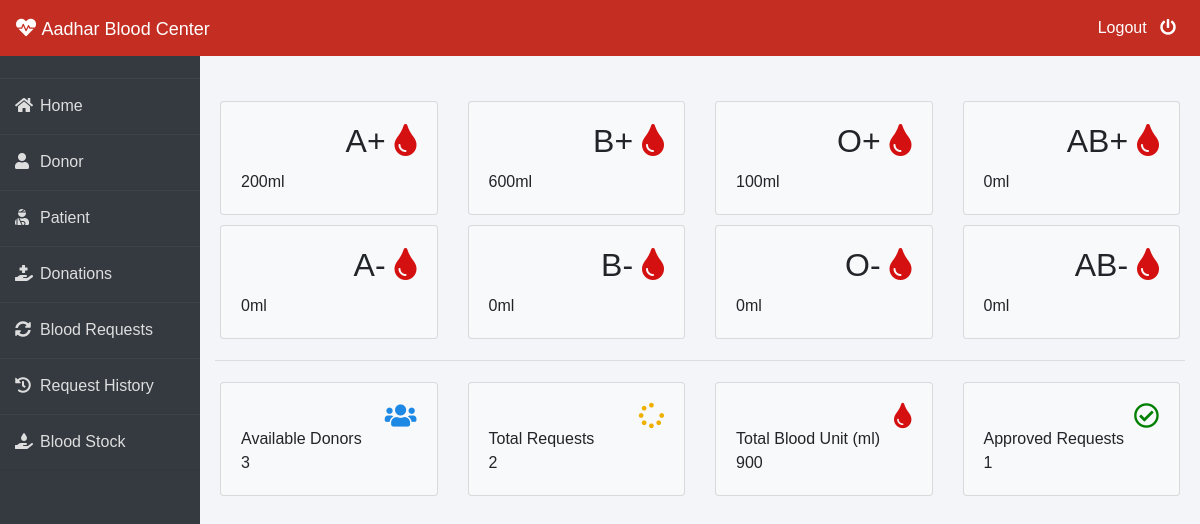
Before: /admin-dashboard (signed in) with the older database file.
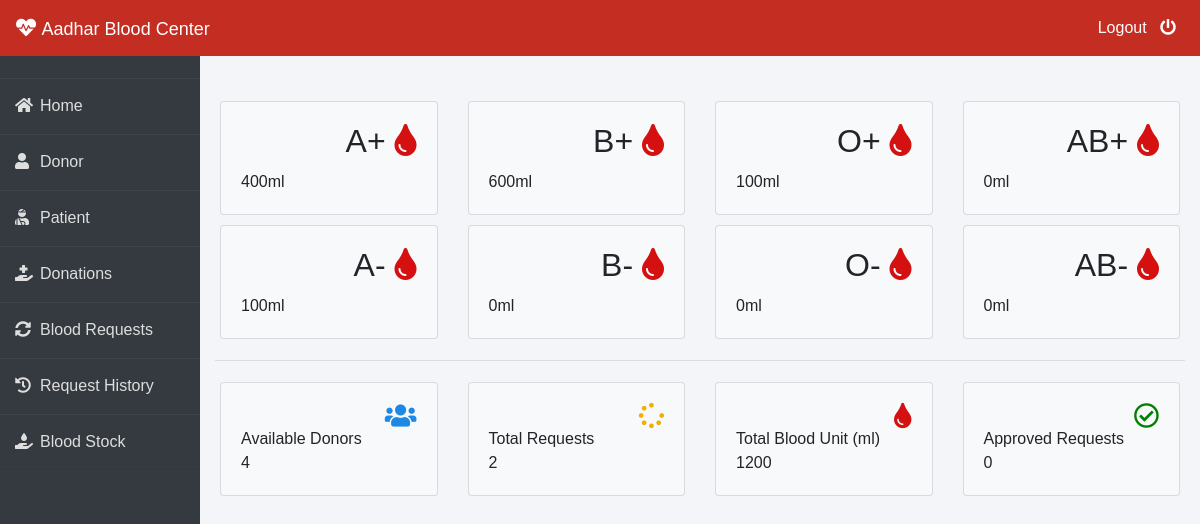
After: the same page with the newer database file.
### blood/models.py (models this page shows, shortened)
class Stock(models.Model):
    bloodgroup=models.CharField(max_length=10)
    unit=models.PositiveIntegerField(default=0)

### blood/views.py (the view)
# urls.py: path('admin-dashboard', views.admin_dashboard_view,name='admin-dashboard'),
@login_required(login_url='adminlogin')
def admin_dashboard_view(request):
    totalunit=models.Stock.objects.aggregate(Sum('unit'))
    dict={
        'A1':models.Stock.objects.get(bloodgroup="A+"),
        'A2':models.Stock.objects.get(bloodgroup="A-"),
        'B1':models.Stock.objects.get(bloodgroup="B+"),
        'B2':models.Stock.objects.get(bloodgroup="B-"),
        'AB1':models.Stock.objects.get(bloodgroup="AB+"),
        'AB2':models.Stock.objects.get(bloodgroup="AB-"),
        'O1':models.Stock.objects.get(bloodgroup="O+"),
        'O2':models.Stock.objects.get(bloodgroup="O-"),
        'totaldonors':dmodels.Donor.objects.all().count(),
        'totalbloodunit':totalunit['unit__sum'],
        'totalrequest':models.BloodRequest.objects.all().count(),
        'totalapprovedrequest':models.BloodRequest.objects.all().filter(status='Approved').count()
    }
    return render(request,'blood/admin_dashboard.html',context=dict)

### templates/blood/admin_dashboard.html (shortened to what the changed rows need)
{% extends 'blood/adminbase.html' %}
{% block content %}
<br><br>
<div class="container">
    <div class="row">
        <div class="col-sm-3">
          <div class="card bg-light">
            <div class="card-body">
                <div class="blood">
                    <h2>A+ <i class="fas fa-tint" ></i></h2>
                </div><br><br>
                <div>
                    {{A1.unit}}ml
                </div>
            </div>
          </div>
        </div>
        <div class="col-sm-3">
            <div class="card bg-light">
                <div class="card-body">
                    <div class="blood">
                        <h2>B+ <i class="fas fa-tint"></i></h2>
                    </div><br><br>
                </div>
              </div>
        </div>
        <div class="col-sm-3">
            <div class="card bg-light">
                <div class="card-body">
                    <div class="blood">
                        <h2>O+ <i class="fas fa-tint"></i></h2>
                    </div><br><br>
                </div>
              </div>
          </div>
          <div class="col-sm-3">
            <div class="card bg-light">
                <div class="card-body">
                    <div class="blood">
                        <h2>AB+ <i class="fas fa-tint"></i></h2>
                    </div><br><br>
                </div>
              </div>
          </div>
      </div>
      <div class="row">
        <div class="col-sm-3">
          <div class="card bg-light">
            <div class="card-body">
                <div class="blood">
                    <h2>A- <i class="fas fa-tint"></i></h2>
                </div><br><br>
                <div>
                  {{A2.unit}}ml
                </div>
            </div>
          </div>
        </div>
        <div class="col-sm-3">
            <div class="card bg-light">
                <div class="card-body">
                    <div class="blood">
                        <h2>B- <i class="fas fa-tint"></i></h2>
                    </div><br><br>
                </div>
              </div>
        </div>
        <div class="col-sm-3">
            <div class="card bg-light">
                <div class="card-body">
                    <div class="blood">
                        <h2>O- <i class="fas fa-tint"></i></h2>
                    </div><br><br>
                </div>
              </div>
          </div>
          <div class="col-sm-3">
            <div class="card bg-light">
                <div class="card-body">
                    <div class="blood">
                        <h2>AB- <i class="fas fa-tint"></i></h2>
                    </div><br><br>
                </div>
              </div>
          </div>
      </div>
    <div class="row">
      <div class="col-sm-3">
        <div class="card bg-light">
          <div class="card-body">
              <div class="blood">
                  <i class="fas fa-users" style="color: #1e88e5;"></i>
              </div><br>
              <div>
                  Available Donors <br>
                  {{totaldonors}}
              </div>
          </div>
        </div>
      </div>
        <div class="col-sm-3">
          <div class="card bg-light">
              <div class="card-body">
                  <div class="blood">
                      <i class="fas fa-tint xyz" style="color:#d41010;"></i>
                  </div><br>
                  <div>
                      Total Blood Unit (ml) <br>
                      {{totalbloodunit}}
                  </div>
              </div>
            </div>
        </div>
        <div class="col-sm-3">
            <div class="card bg-light">
                <div class="card-body">
                    <div class="blood">
                        <i class="far fa-check-circle" style="color:green;"></i>
                    </div><br>
                    <div>
                        Approved Requests <br>
                        {{totalapprovedrequest}}
                    </div>
                </div>
              </div>
          </div>
    </div>
</div>
{% endblock content %}

Changed rows visible on the page:
changed Stock (number 1 of 8 on the later page): unit "200" → "400"
changed Stock (number 5 of 8 on the later page): unit "0" → "100"
Other visible differences:
{{ totaldonors }}: "3" → "4"
{{ totalbloodunit }}: "900" → "1200"
{{ totalapprovedrequest }}: "1" → "0"
